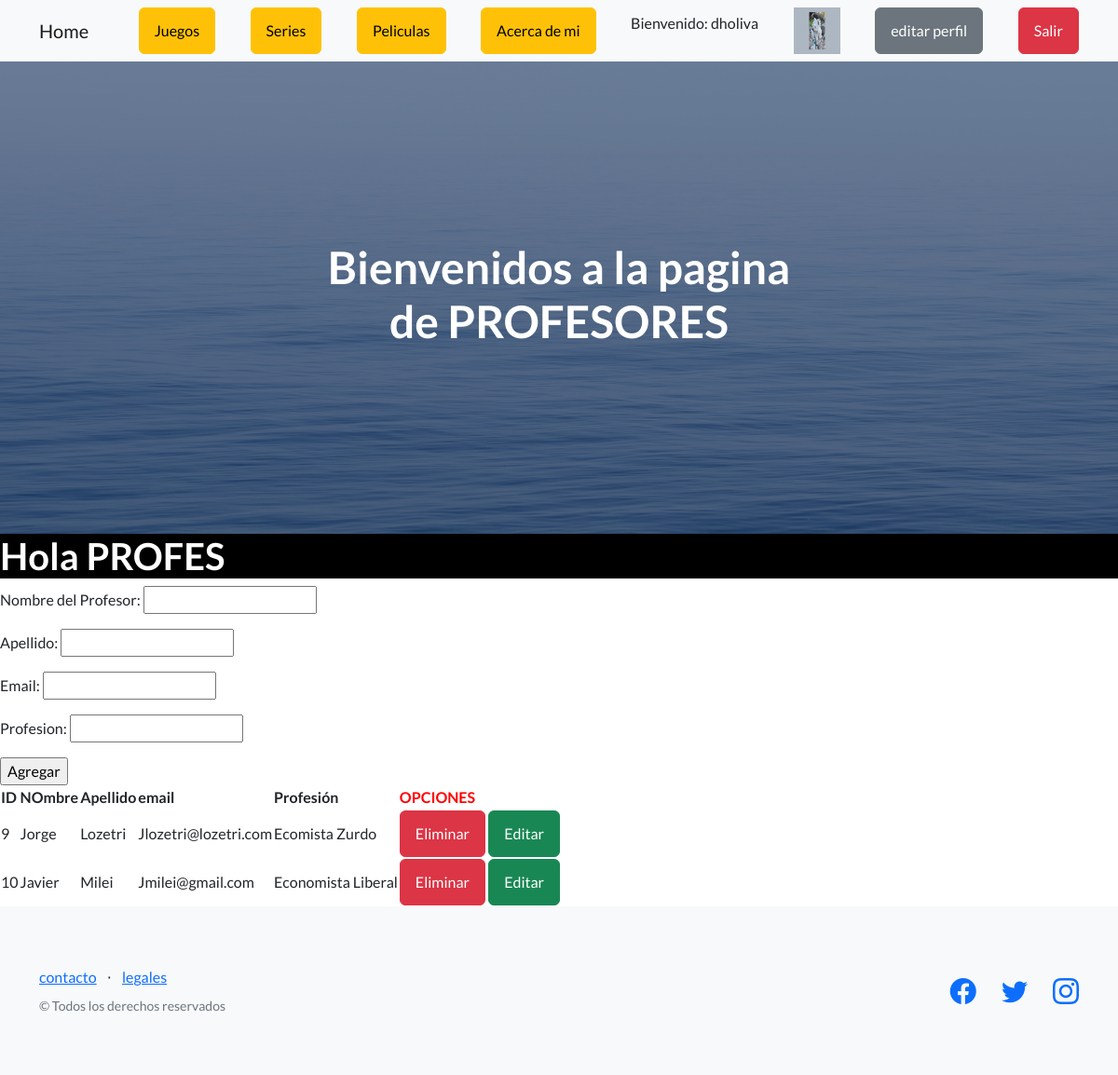
The app's page /AppCoder/profesores/ (signed in) with its own data.
### AppCoder/models.py (models this page shows)
class Profesor(models.Model):
    nombre= models.CharField(max_length=50)
    apellido=models.CharField(max_length=50)
    email=models.EmailField()
    profesion = models.CharField(max_length=50)

### AppCoder/views.py (the view)
# urls.py: path("profesores/", profesores, name="profesores"),
@login_required
def profesores(request):
    if request.method == "POST":
        form = ProfesorForm(request.POST)
        if form.is_valid():
            profesor = Profesor()
            profesor.nombre = form.cleaned_data['nombre']
            profesor.apellido = form.cleaned_data['apellido']
            profesor.email = form.cleaned_data['email']
            profesor.profesion = form.cleaned_data['profesion']
            profesor.save()
            form = ProfesorForm()
    else:
        form = ProfesorForm()
    profesores = Profesor.objects.all() #Profesor.objects.filter(nombre__icontains="P").all()
    return render(request, "AppCoder/profesores.html", {"profesores": profesores, "form" : form , "avatar":obtenerAvatar(request)})

### AppCoder/forms.py
class ProfesorForm(forms.Form):
    nombre= forms.CharField(max_length=50, label="Nombre del Profesor")
    apellido=forms.CharField(max_length=50)
    email= forms.EmailField()
    profesion = forms.CharField(max_length=50)

### AppCoder/views.py (called while the page is built)
def obtenerAvatar(request):
     avatares = Avatar.objects.filter(user=request.user.id)
     if len(avatares) !=0:
          return avatares[0].imagen.url
     else:
          return "media/avatars/avatarpordefecto.png"

### AppCoder/templates/AppCoder/profesores.html (shortened to what this page needs)
{% extends "AppCoder/padre.html" %}
{% load static %}
{% block titulo %}
<h1>Bienvenidos a la pagina de PROFESORES</h1>
{% endblock %}
{% block contenido_que_cambia %}
<h1 style="background-color: black; color: white;"> Hola PROFES</h1>
<form action="" method="post">
    {{ form.as_p }}
    <input type="submit" value="Agregar">
</form>
<table>
    <thead>
        <tr>
            <th>ID</th>
            <th>NOmbre</th>
            <th>Apellido</th>
            <th>email</th>
            <th>Profesión</th>
            <th style="color: red">OPCIONES</th>
        </tr>
    </thead>
    <tbody>
        {% for profesor in profesores %}
        <tr>
            <td>
                {{ profesor.id }}
            </td>
            <td>
                {{ profesor.nombre }}
            </td>
            <td>
                {{ profesor.apellido }}
            </td>
            <td>
                {{ profesor.email }}
            </td>
            <td>
                {{ profesor.profesion }}
            </td>
            <td>
                <a class=" btn btn-danger" href="{% url 'eliminarProfesor' profesor.id %}">Eliminar</a>
                <a class="btn btn-success" href="{% url 'editarProfesor'  profesor.id  %}">Editar</a>
            </td>
        </tr>
        {% endfor %}
    </tbody>
</table>
{% endblock %}

### AppCoder/templates/AppCoder/padre.html (shortened to what this page needs)
<!DOCTYPE html>
<html lang="en">
    <head>
        {% load static %}
        <link href="https://cdn.jsdelivr.net/npm/bootstrap-icons@1.5.0/font/bootstrap-icons.css" rel="stylesheet" type="text/css" />
        <link href="{% static 'AppCoder/css/styles.css' %}" rel="stylesheet" />
    </head>
    <body>
    <body>
        <nav class="navbar navbar-light bg-light static-top">
            <div class="container">
                <a class="navbar-brand btn-secondary" href="{% url 'inicioApp' %}">Home</a>
                {% if user.is_authenticated %}
                <a class="btn btn-warning" href="{% url 'juegos' %}">Juegos</a>
                <a class="btn btn-warning" href="{% url 'estudiantes' %}">Series</a>
                <a class="btn btn-warning" href="{% url 'entregables' %}">Peliculas</a>
                <a class="btn btn-warning" href="{% url 'profesores' %}">Acerca de mi</a>
                <p>Bienvenido: {{ user.username }} </p>
                <img src="{{ avatar }}" alt="Avatar" style="width:50px;height:50px;"/>
                <a class="btn btn-secondary" href="{% url 'editarPerfil' %}">editar perfil</a>
                <a class="btn btn-danger" href="{% url 'logout' %}">Salir</a>
                {% else %}
                <a class="btn btn-primary" href="{% url 'login' %}">login</a>
                <a class="btn btn-danger "  href="{% url 'register' %}">Registro</a>
                {% endif %}
            </div>
        </nav>
        <header class="masthead">
            <div class="container position-relative">
                <div class="row justify-content-center">
                    <div class="col-xl-6">
                        <div class="text-center text-white">
                        {% block titulo %}
                        {% endblock %}
                        </div>
                        </div>
                    </div>
                </div>
        </header>
        {%block contenido_que_cambia %}
        {% endblock %}
        <footer class="footer bg-light">
            <div class="container">
                <div class="row">
                    <div class="col-lg-6 h-100 text-center text-lg-start my-auto">
                        <ul class="list-inline mb-2">
                            <li class="list-inline-item"><a href="#!">contacto</a></li>
                            <li class="list-inline-item">⋅</li>
                            <li class="list-inline-item"><a href="#!">legales</a></li>
                        </ul>
                        <p class="text-muted small mb-4 mb-lg-0">&copy; Todos los derechos reservados</p>
                    </div>
                    <div class="col-lg-6 h-100 text-center text-lg-end my-auto">
                        <ul class="list-inline mb-0">
                            <li class="list-inline-item me-4">
                                <a href="#!"><i class="bi-facebook fs-3"></i></a>
                            </li>
                            <li class="list-inline-item me-4">
                                <a href="#!"><i class="bi-twitter fs-3"></i></a>
                            </li>
                            <li class="list-inline-item">
                                <a href="#!"><i class="bi-instagram fs-3"></i></a>
                            </li>
                        </ul>
                    </div>
                </div>
            </div>
        </footer>
    </body>
</html>

### records on screen
Profesor: id "9", nombre "Jorge", apellido "Lozetri", email "Jlozetri@lozetri.com", profesion "Ecomista Zurdo"
Profesor: id "10", nombre "Javier", apellido "Milei", email "Jmilei@gmail.com", profesion "Economista Liberal"

### other values on screen
{{ user.username }} "dholiva"
